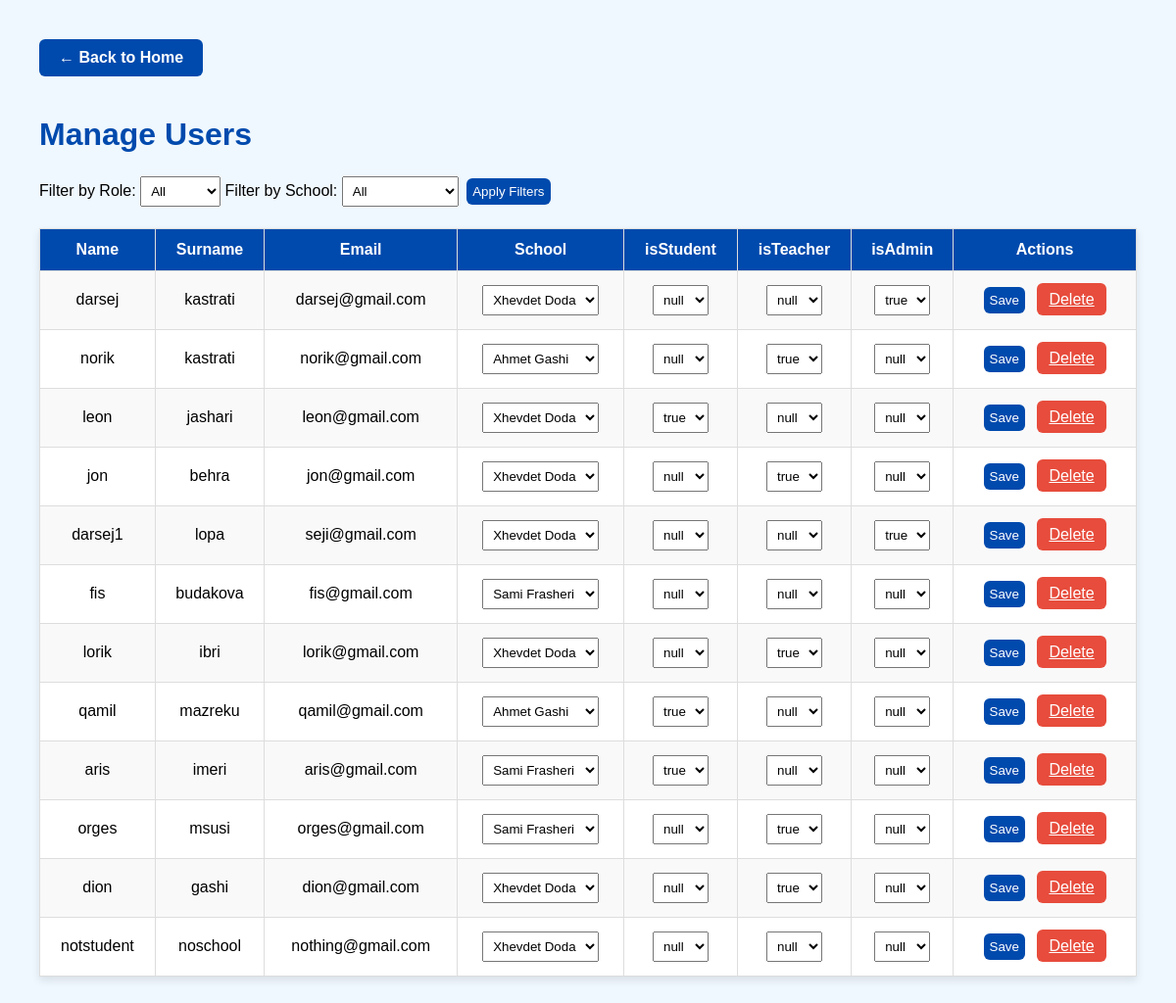
Page /manageUsers.php (signed in) on the earlier database version.
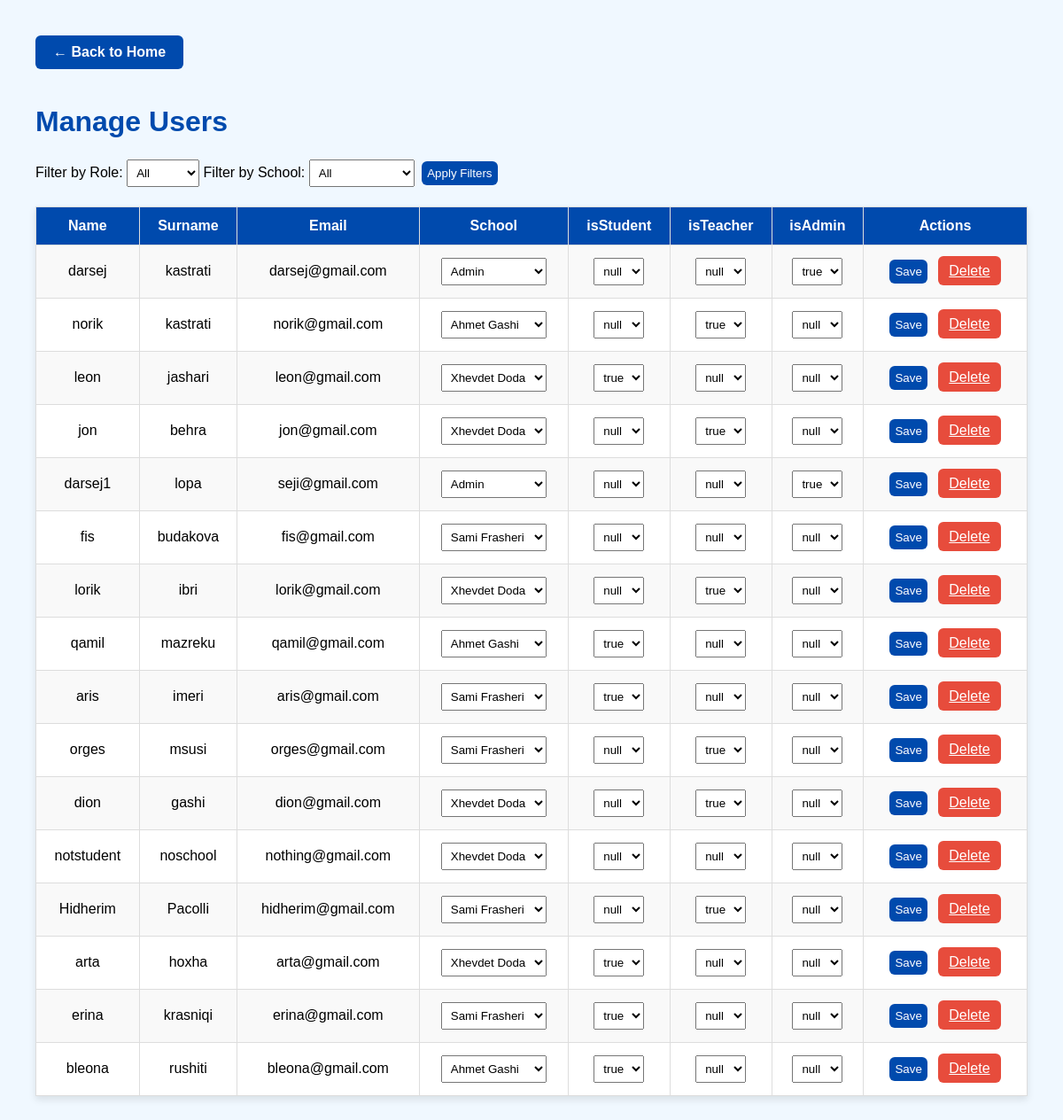
Same page on the later database version.
### tables this page shows
CREATE TABLE `users` (
  `id` int(5) NOT NULL,
  `name` varchar(255) NOT NULL,
  `surname` varchar(255) NOT NULL,
  `email` varchar(255) NOT NULL,
  `password` varchar(255) NOT NULL,
  `confrim_password` varchar(255) NOT NULL,
  `school` varchar(255) NOT NULL,
  `isstudent` varchar(255) NOT NULL,
  `isteacher` varchar(255) NOT NULL,
  `isadmin` varchar(255) NOT NULL
);

### manageUsers.php (the view, shortened to what this page needs)
<?php
include 'config.php';
$query = "SELECT id, name, surname, email, school, isstudent, isteacher, isadmin FROM users WHERE 1=1";
$params = [];
$stmt = $conn->prepare($query);
$stmt->execute($params);
$users = $stmt->fetchAll(PDO::FETCH_ASSOC);
?>
<!DOCTYPE html>
<html>
<head>
</head>
<body>
<a href="home.php" class="nav-btn">← Back to Home</a>
<h1>Manage Users</h1>
<div class="filters">
    <form method="GET" action="">
        <label>Filter by Role:
            <select name="role">
                <option value="">All</option>
            </select>
        </label>
        <label>Filter by School:
            <select name="school">
                <option value="">All</option>
            </select>
        </label>
        <input type="submit" value="Apply Filters" class="btn" style="background-color: #004aad">
    </form>
</div>
<table>
    <tr>
        <th>Name</th>
        <th>Surname</th>
        <th>Email</th>
        <th>School</th>
        <th>isStudent</th>
        <th>isTeacher</th>
        <th>isAdmin</th>
        <th>Actions</th>
    </tr>
    <?php foreach ($users as $u): ?>
    <tr>
        <form method="POST">
            <td><?= htmlspecialchars($u['name']) ?></td>
            <td><?= htmlspecialchars($u['surname']) ?></td>
            <td><?= htmlspecialchars($u['email']) ?></td>
            <td>
                <select name="school">
                    <option value="xhevdetdoda" <?= $u['school'] === 'xhevdetdoda' ? 'selected' : '' ?>>Xhevdet Doda</option>
                    <option value="samifrasheri" <?= $u['school'] === 'samifrasheri' ? 'selected' : '' ?>>Sami Frasheri</option>
                    <option value="ahmetgashi" <?= $u['school'] === 'ahmetgashi' ? 'selected' : '' ?>>Ahmet Gashi</option>
                    <option value="admin" <?= $u['school'] === 'admin' ? 'selected' : '' ?>>Admin</option>
                </select>
            </td>
            <td>
                <select name="isstudent">
                    <option value="true" <?= $u['isstudent'] === 'true' ? 'selected' : '' ?>>true</option>
                    <option value="null" <?= $u['isstudent'] !== 'true' ? 'selected' : '' ?>>null</option>
                </select>
            </td>
            <td>
                <select name="isteacher">
                    <option value="true" <?= $u['isteacher'] === 'true' ? 'selected' : '' ?>>true</option>
                    <option value="null" <?= $u['isteacher'] !== 'true' ? 'selected' : '' ?>>null</option>
                </select>
            </td>
            <td>
                <select name="isadmin">
                    <option value="true" <?= $u['isadmin'] === 'true' ? 'selected' : '' ?>>true</option>
                    <option value="null" <?= $u['isadmin'] !== 'true' ? 'selected' : '' ?>>null</option>
                </select>
            </td>
            <td>
                <input type="submit" value="Save" class="btn btn-edit">
                <a href="manageUsers.php?delete=<?= $u['id'] ?>" class="btn btn-delete" onclick="return confirm('Are you sure?')">Delete</a>
            </td>
        </form>
    </tr>
    <?php endforeach; ?>
</table>
</body>
</html>

Differences in the rows shown:
changed users "darsej": school "Xhevdet Doda" → "Admin"
changed users "darsej1": school "Xhevdet Doda" → "Admin"
added users: name "Hidherim", surname "Pacolli", email "hidherim@gmail.com", school "Sami Frasheri", isstudent "null", isteacher "true", isadmin "null"
added users: name "arta", surname "hoxha", email "arta@gmail.com", school "Xhevdet Doda", isstudent "true", isteacher "null", isadmin "null"
added users: name "erina", surname "krasniqi", email "erina@gmail.com", school "Sami Frasheri", isstudent "true", isteacher "null", isadmin "null"
added users: name "bleona", surname "rushiti", email "bleona@gmail.com", school "Ahmet Gashi", isstudent "true", isteacher "null", isadmin "null"
